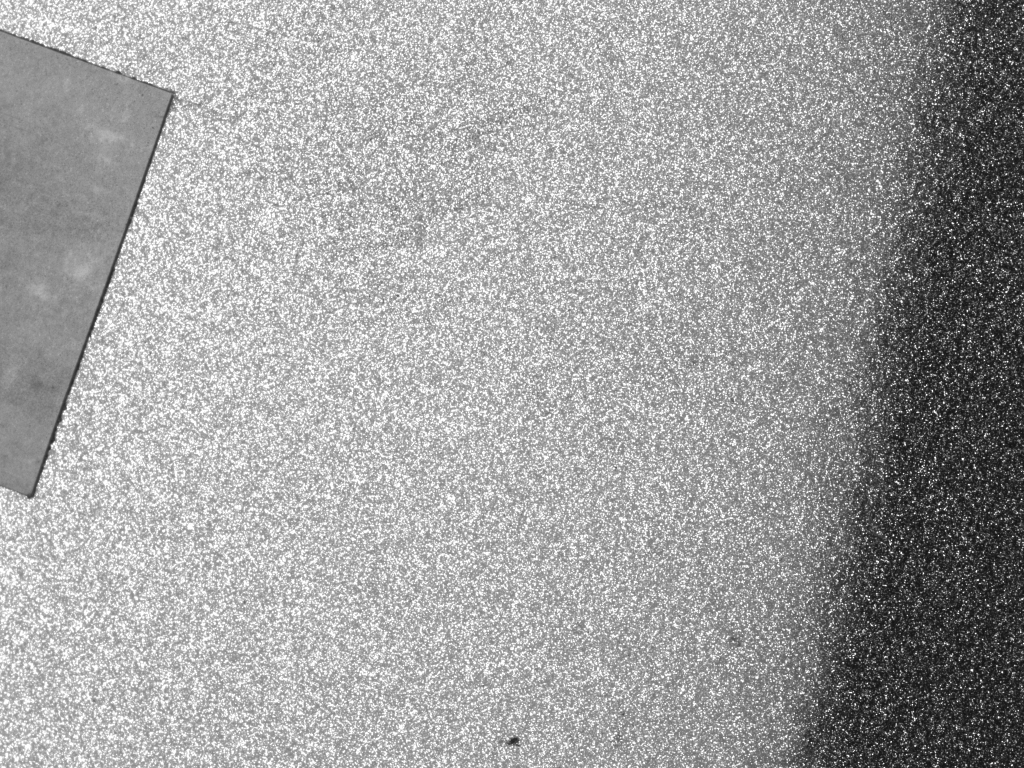
#> input picture data20260903/data20260903/image1.png, 2048 x 1536 px, given in place of image4.png, which was not available (shown at 1/2 size)
$ python colorize_three_histogram_groups.py
#> lines starting #> are read from the running program, lines starting #| are printed output that depends on the picture; after the words box and inside, x2 and y2 are one past the last pixel; in counts of white or black regions, pixels touching at a corner belong together; pictures that were not available may be replaced by others from this repository, and a replacement may not be noted
"""Color three histogram brightness groups on selected source images."""
from pathlib import Path
import json

import matplotlib
matplotlib.use("Agg")
import matplotlib.pyplot as plt
import numpy as np
from PIL import Image, ImageDraw
from scipy.ndimage import gaussian_filter1d
from scipy.signal import find_peaks, peak_prominences

ROOT = Path(__file__).resolve().parent
SOURCE = ROOT / "data20260903" / "data20260903"
OUTPUT = ROOT / "outputs" / "three_histogram_groups"
IMAGE_NUMBERS = [4, 7, 8, 11, 13, 15, 16, 18]
COLORS = [np.array(c, dtype=np.float32) for c in [
    (30, 100, 220), (245, 105, 35), (25, 170, 85)
]]


def three_class_otsu(counts):
    """Find two thresholds maximizing between-class variance."""
    p = counts.astype(np.float64)
    levels = np.arange(256, dtype=np.float64)
    w = np.r_[0.0, np.cumsum(p)]
    m = np.r_[0.0, np.cumsum(p * levels)]
    total_mean = m[-1] / w[-1]
    best_score, best = -1.0, (85, 170)
    for t1 in range(1, 254):
        w0 = w[t1 + 1]
        if w0 == 0:
            continue
        mean0 = m[t1 + 1] / w0
        t2s = np.arange(t1 + 1, 255)
        w1 = w[t2s + 1] - w[t1 + 1]
        w2 = w[-1] - w[t2s + 1]
        valid = (w1 > 0) & (w2 > 0)
        if not valid.any():
            continue
        m1 = m[t2s + 1] - m[t1 + 1]
        m2 = m[-1] - m[t2s + 1]
        means1 = np.divide(m1, w1, out=np.zeros_like(m1), where=w1 > 0)
        means2 = np.divide(m2, w2, out=np.zeros_like(m2), where=w2 > 0)
        scores = w0 * (mean0-total_mean)**2 + w1 * (means1-total_mean)**2 + w2 * (means2-total_mean)**2
        scores[~valid] = -1
        j = int(np.argmax(scores))
        if scores[j] > best_score:
            best_score, best = float(scores[j]), (t1, int(t2s[j]))
    return best


def analyze(gray):
    counts = np.bincount(gray.ravel(), minlength=256)
    smooth = gaussian_filter1d(counts.astype(float), 2)
    # Count stable histogram modes, rather than forcing every image into
    # three intensity classes. This keeps small shoulders within one broad
    # hill from becoming separate colors.
    candidates, _ = find_peaks(smooth, distance=6, prominence=smooth.max() * 0.003)
    prominences = peak_prominences(smooth, candidates)[0]
    order = np.argsort(prominences)[::-1][:3]
    peaks = sorted(int(candidates[i]) for i in order)
    # A cropped image can have one broad dominant mode. Keep it as one valid
    # band instead of rejecting the image; downstream code can still build a
    # candidate mask from that mode.
    if not peaks:
        peaks = [int(np.argmax(smooth))]
    boundaries = []
    for left, right in zip(peaks[:-1], peaks[1:]):
        boundaries.append(left + int(np.argmin(smooth[left:right + 1])))
    color_ranges = []
    for idx, peak in enumerate(peaks):
        neighbor_gaps = []
        if idx:
            neighbor_gaps.append(peak - peaks[idx - 1])
        if idx + 1 < len(peaks):
            neighbor_gaps.append(peaks[idx + 1] - peak)
        radius = (int(np.clip(round(min(neighbor_gaps) / 4), 4, 12))
                  if neighbor_gaps else 8)
        color_ranges.append([max(0, peak - radius), min(255, peak + radius)])
    return counts, smooth, color_ranges, peaks, boundaries


def tint(gray, ranges, alpha=0.66):
    rgb = np.repeat(gray[:, :, None], 3, axis=2).astype(np.float32)
    masks = []
    for (lo, hi), color in zip(ranges, COLORS):
        mask = (gray >= lo) & (gray <= hi)
        masks.append(mask)
        rgb[mask] = (1 - alpha) * rgb[mask] + alpha * color
    return np.clip(rgb, 0, 255).astype(np.uint8), masks


def main():
    OUTPUT.mkdir(parents=True, exist_ok=True)
    records, tiles = [], []
    for number in IMAGE_NUMBERS:
        path = SOURCE / f"image{number}.png"
        gray = np.asarray(Image.open(path).convert("L"), dtype=np.uint8)
        counts, smooth, ranges, peaks, thresholds = analyze(gray)
#> in analyze, `counts = np.bincount(gray.ravel(), minlength=256)`: counts = 256 values, max 261459 at index 255, min 0 at index 0, mean 12288
#> in analyze, `smooth = gaussian_filter1d(counts.astype(float), 2)`: smooth = 256 values, max 101162.1 at index 255, min 0 at index 0, mean 12288
#> in analyze, `candidates, _ = find_peaks(smooth, distance=6, prominence=smooth.max()..`: candidates = [35, 149]
#> in analyze, `prominences = peak_prominences(smooth, candidates)[0]`: prominences = [5089.6, 27881.4]
#> in analyze, `order = np.argsort(prominences)[::-1][:3]`: order = [1, 0]
#> in analyze, `peaks = sorted(int(candidates[i]) for i in order)`: peaks = [35, 149]
#> the loop in analyze, `for left, right in zip(peaks[:-1], peaks[1:]):` made 1 pass
#> after the loop in analyze, `for left, right in zip(peaks[:-1], peaks[1:]):`: boundaries = [87]
#> the loop in analyze, `for idx, peak in enumerate(peaks):` made 2 passes
#> (peak, radius) on passes 1 to 2: (35, 12), (149, 12)
#> after the loop in analyze, `for idx, peak in enumerate(peaks):`: color_ranges = [[23, 47], [137, 161]]
#> ranges = [[23, 47], [137, 161]]; peaks = [35, 149]; thresholds = [87]
        colored, masks = tint(gray, ranges)
#> the loop in tint, `for (lo, hi), color in zip(ranges, COLORS):` made 2 passes
#> (lo, hi, color) on passes 1 to 2: (23, 47, [30, 100, 220]), (137, 161, [245, 105, 35])
#> pass 1, in tint, `mask = (gray >= lo) & (gray <= hi)`:
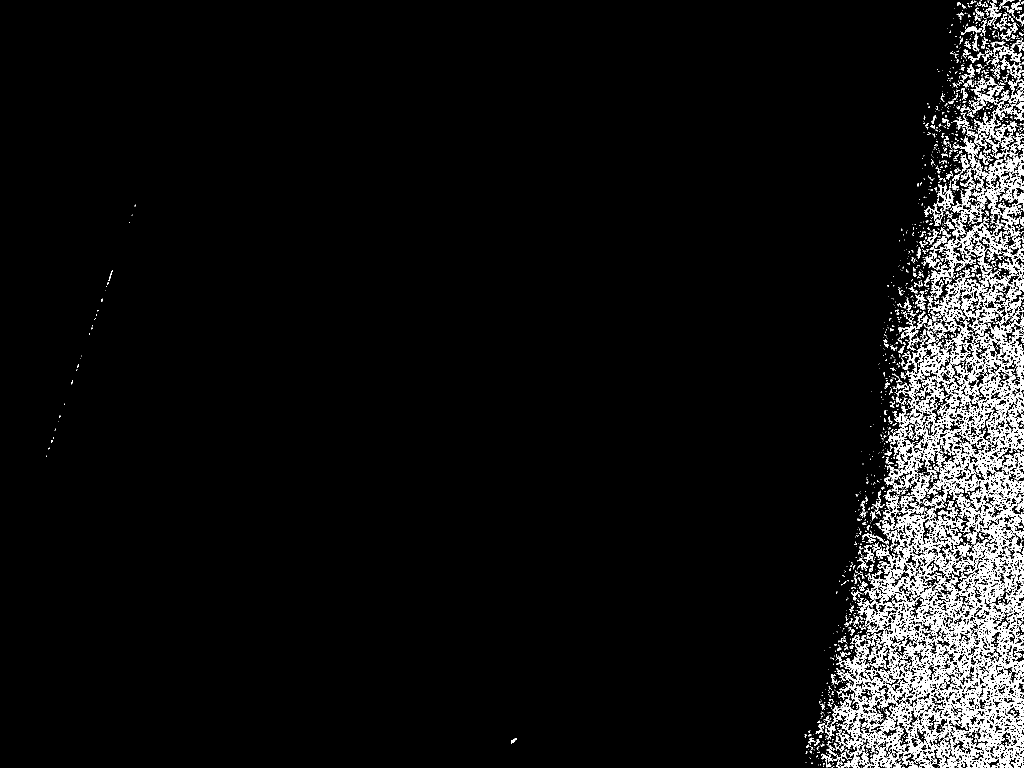
#> mask: shape (1536, 2048) bool (shown at 1/2 size); 6% white; 1889 white regions (1619 under 20 px), largest, box (x1, y1, x2, y2) and area: (1647, 272, 2048, 1536) 150603, (1848, 422, 2026, 599) 5799, (1932, 112, 2048, 307) 4176
#> pass 2, in tint, `mask = (gray >= lo) & (gray <= hi)`:
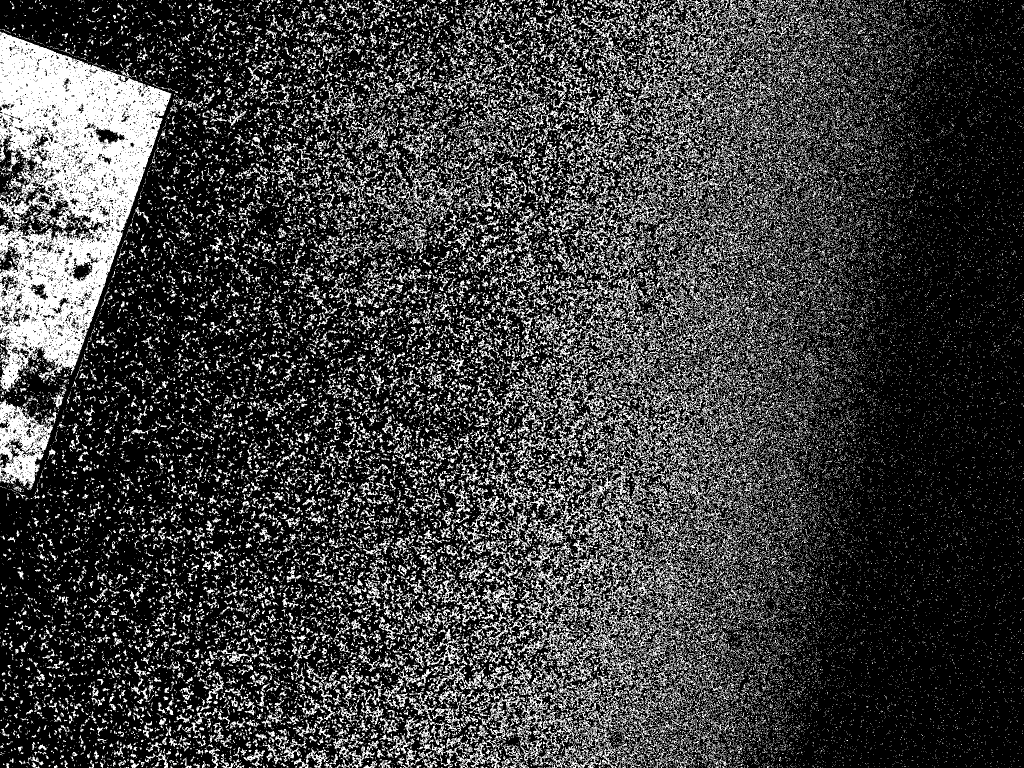
#> mask: shape (1536, 2048) bool (shown at 1/2 size); 24.5% white; 40076 white regions (35379 under 20 px), largest, box (x1, y1, x2, y2) and area: (0, 63, 343, 784) 122950, (1025, 756, 1489, 1536) 75096, (1063, 429, 1489, 823) 19814
#> after the loop in tint, `for (lo, hi), color in zip(ranges, COLORS):`:
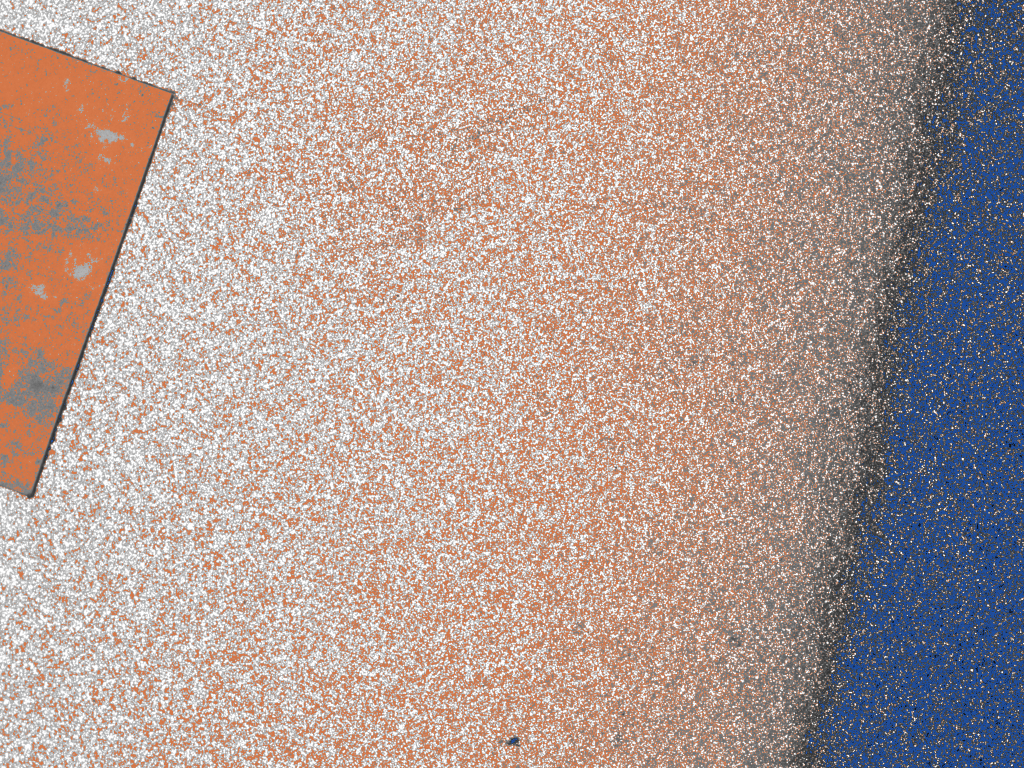
#> rgb: shape (1536, 2048, 3) float32 (shown at 1/2 size); mean of channels 0, 1, 2 176.8, 156.5, 148.9; drawn as R, G, B
#> after the loop in tint, `for (lo, hi), color in zip(ranges, COLORS):`: masks = 2 items
#> masks = 2 items
        Image.fromarray(colored).save(OUTPUT / f"image{number}_three_colors.png")

        fig, ax = plt.subplots(figsize=(9, 5), constrained_layout=True)
        ax.plot(np.arange(256), counts, color="#555555", linewidth=1, label="Histogram")
        for idx, ((lo, hi), peak, color) in enumerate(zip(ranges, peaks, COLORS), start=1):
            hex_color = "#%02x%02x%02x" % tuple(color.astype(int))
            ax.axvspan(lo - .5, hi + .5, color=hex_color, alpha=.32,
                       label=f"Color {idx}: {lo}-{hi}; peak {peak}")
            ax.axvline(peak, color=hex_color, linewidth=1.4)
#> this loop made 2 passes
#> (idx, lo, hi, peak, color, hex_color) on passes 1 to 2: (1, 23, 47, 35, [30, 100, 220], '#1e64dc'), (2, 137, 161, 149, [245, 105, 35], '#f56923')
        ax.set(xlim=(0, 255), xlabel="Brightness (0-255)", ylabel="Pixel count",
               title=f"image{number}: highlighted peak bands")
        ax.grid(alpha=.2)
        ax.legend(fontsize=8)
        fig.savefig(OUTPUT / f"image{number}_histogram_groups.png", dpi=150)
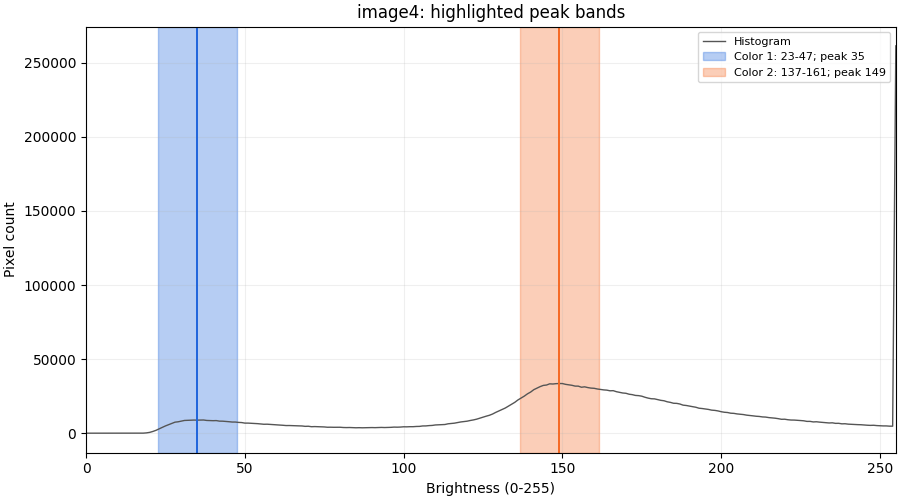
#> figure drawn by matplotlib, 1 panel; curve peaks at x = 255, y = 261459
        plt.close(fig)

        records.append({
            "image": f"image{number}.png", "valley_boundaries": list(thresholds),
            "highlight_ranges": ranges, "peak_positions": peaks,
            "pixel_counts": [int(m.sum()) for m in masks],
            "method": "up to three strongest stable local peaks; narrow bands around peaks with half-width 4-12 levels; histogram smoothing sigma=2"
        })
        thumb = Image.fromarray(colored).convert("RGB")
        thumb.thumbnail((480, 360))
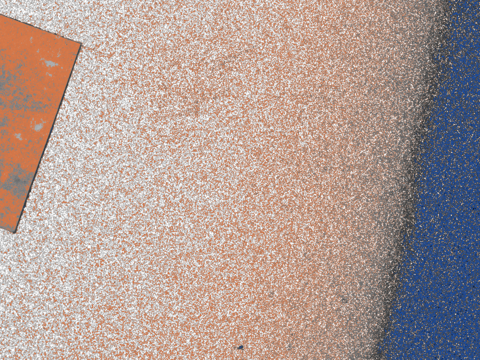
#> thumb: PIL image 480x360 RGB; mean R, G, B 176, 156.1, 149.5
        tile = Image.new("RGB", (500, 400), "white")
#> tile: PIL image 500x400 RGB; every value is 255
        tile.paste(thumb, ((500-thumb.width)//2, 30))
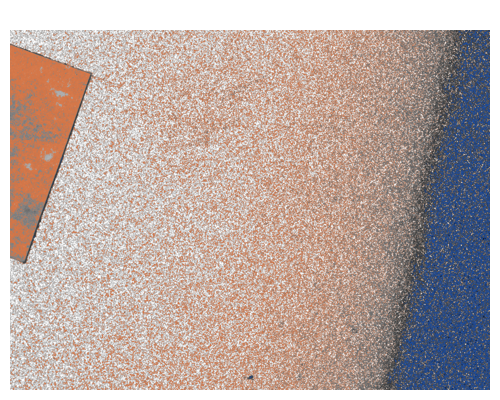
#> tile: PIL image 500x400 RGB; mean R, G, B 186.7, 169.5, 163.9
        draw = ImageDraw.Draw(tile)
        draw.text((10, 8), f"image{number}  {len(peaks)} stable peak band(s)", fill="black")
        tiles.append(tile)
#> pass 2 of the loop in main, `for number in IMAGE_NUMBERS:`:
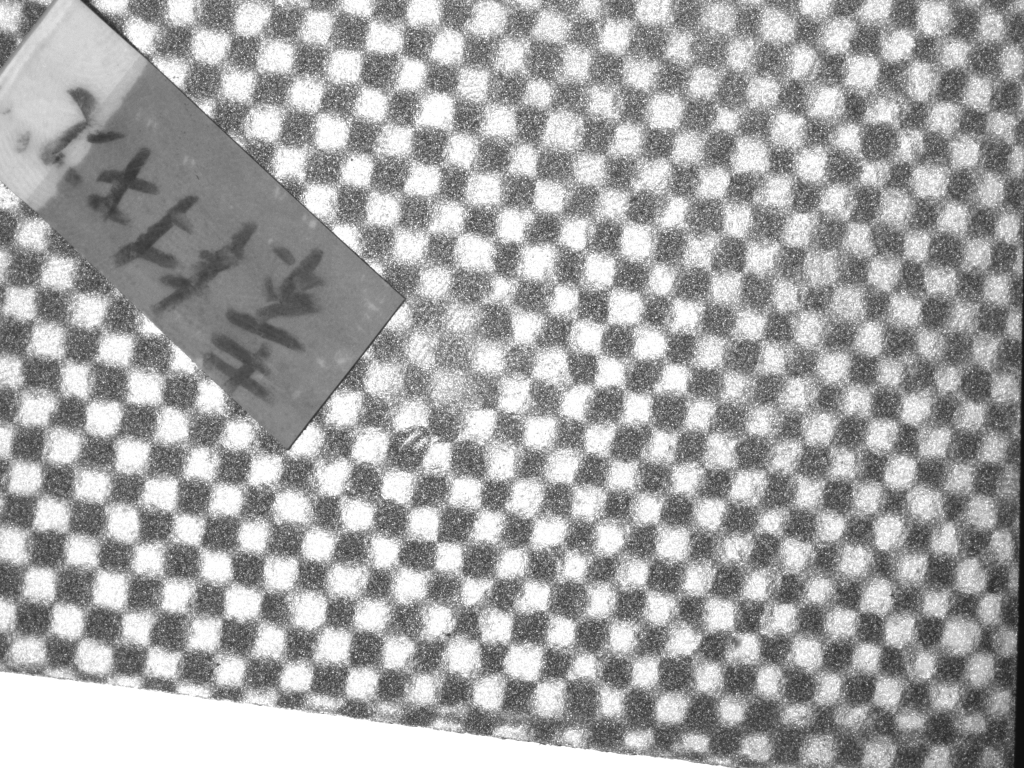
#> input picture data20260903/data20260903/image12.png, 2048 x 1536 px, given in place of image7.png, which was not available (shown at 1/2 size)
#> the loop in analyze (call 2), `for left, right in zip(peaks[:-1], peaks[1:]):` made 2 passes
#> (left, right) on passes 1 to 2: (16, 128), (128, 206)
#> the loop in analyze (call 2), `for idx, peak in enumerate(peaks):` made 3 passes
#> peak on passes 1 to 3: 16, 128, 206
#> in main, `counts, smooth, ranges, peaks, thresholds = analyze(gray)`: counts = 256 values, max 353742 at index 255, min 0 at index 0, mean 12288; smooth = 256 values, max 138002.4 at index 255, min 0 at index 0, mean 12288; ranges = [[4, 28], [116, 140], [194, 218]]; peaks = [16, 128, 206]; thresholds = [39, 190]
#> the loop in tint (call 2), `for (lo, hi), color in zip(ranges, COLORS):` made 3 passes
#> (lo, hi, color) on passes 1 to 3: (4, 28, [30, 100, 220]), (116, 140, [245, 105, 35]), (194, 218, [25, 170, 85])
#> pass 1, in tint (call 2), `mask = (gray >= lo) & (gray <= hi)`:
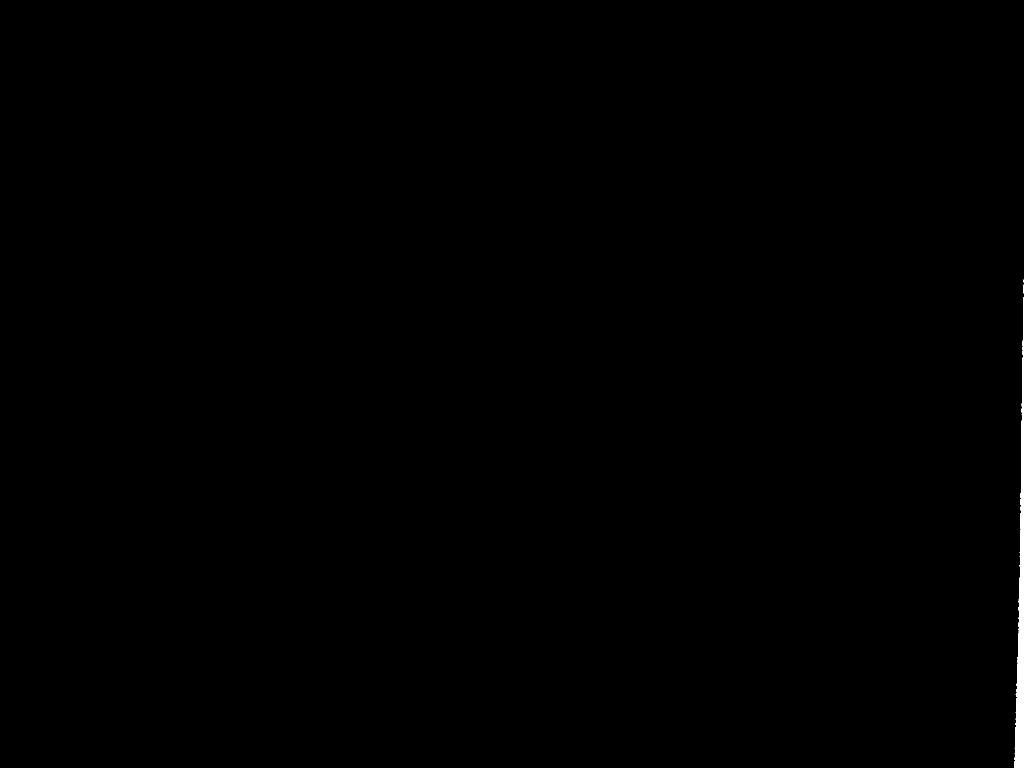
#> mask: shape (1536, 2048) bool (shown at 1/2 size); 0.25% white; 3 white regions (1 under 20 px), largest, box (x1, y1, x2, y2) and area: (2028, 594, 2048, 1536) 7960, (2046, 569, 2048, 587) 21
#> after the loop in tint (call 2), `for (lo, hi), color in zip(ranges, COLORS):`: masks = 3 items
#> the loop in main, `for idx, ((lo, hi), peak, color) in enumerate(zip(ranges, peaks, COLOR..` made 3 passes
#> (lo, hi, peak, color, hex_color) on passes 1 to 3: (4, 28, 16, [30, 100, 220], '#1e64dc'), (116, 140, 128, [245, 105, 35], '#f56923'), (194, 218, 206, [25, 170, 85], '#19aa55')
#> in main, `tile.paste(thumb, ((500-thumb.width)//2, 30))`:
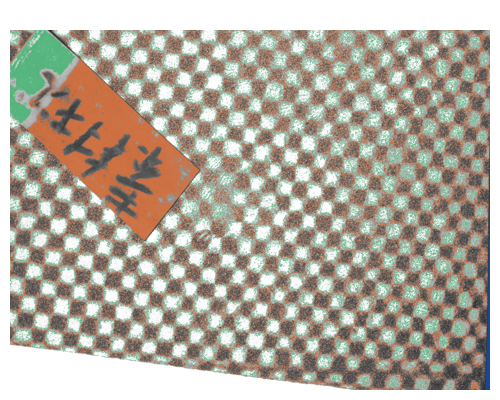
#> tile: PIL image 500x400 RGB; mean R, G, B 178.4, 171.6, 158.9

    sheet = Image.new("RGB", (1000, 1600), "white")
    for idx, tile in enumerate(tiles):
        sheet.paste(tile, ((idx % 2) * 500, (idx // 2) * 400))
    sheet.save(OUTPUT / "all_eight_colorized.png")
    (OUTPUT / "settings.json").write_text(json.dumps(records, indent=2), encoding="utf-8")
    print(json.dumps(records, ensure_ascii=False, indent=2))
    print(f"Output: {OUTPUT}")


if __name__ == "__main__":
#> (the run stopped early here; a loop or call above may not have finished)
